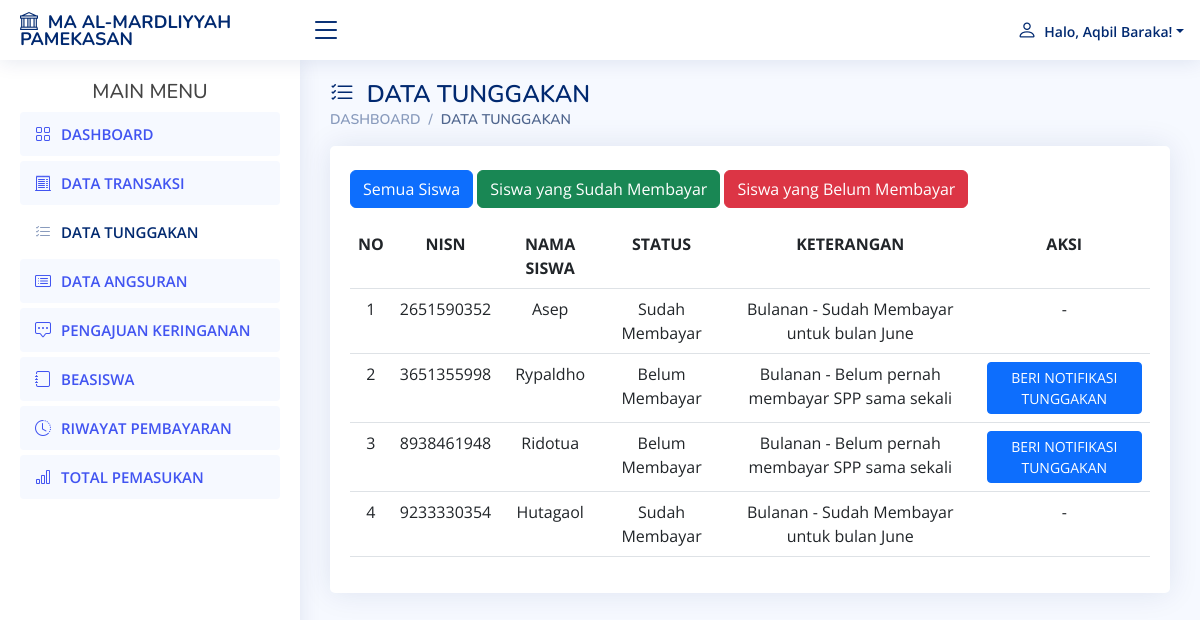
Screenshot of /petugas/tunggakan.php (signed in) with the database file from the repository.
### tables this page shows
CREATE TABLE `petugas` (
  `id_petugas` int(11) NOT NULL,
  `username` varchar(25) NOT NULL,
  `password` varchar(32) NOT NULL,
  `nama_petugas` varchar(35) NOT NULL,
  `level` enum('admin','petugas') NOT NULL,
  `foto` varchar(255) NOT NULL
);

CREATE TABLE `siswa` (
  `nisn` varchar(10) NOT NULL,
  `nis` varchar(50) NOT NULL,
  `username` varchar(50) NOT NULL,
  `password` varchar(50) NOT NULL,
  `nama` varchar(35) NOT NULL,
  `id_kelas` int(11) NOT NULL,
  `alamat` text NOT NULL,
  `no_telp` varchar(13) NOT NULL,
  `id_spp` int(11) NOT NULL,
  `foto` varchar(255) NOT NULL,
  `nama_ortu` varchar(255) NOT NULL,
  `pengajuan_baru` tinyint(4) NOT NULL DEFAULT 0
);

### petugas/tunggakan.php (the view, shortened to what this page needs)
<?php
require "../db.php";
$current_month = date('m');
$current_year = date('Y');
?>
<!DOCTYPE html>
<html lang="en">
<head>
    <?php include 'aset.php'; ?>
</head>
<body>
    <?php require "atas.php"; ?>
    <?php require "menu.php"; ?>
    <main id="main" class="main">
        <div class="pagetitle">
            <h1><i class="bi bi-list-check"></i>&nbsp; DATA TUNGGAKAN</h1>
            <nav>
                <ol class="breadcrumb">
                    <li class="breadcrumb-item"><a href="index.php">DASHBOARD</a></li>
                    <li class="breadcrumb-item active">DATA TUNGGAKAN</li>
                </ol>
            </nav>
        </div>
        <section class="section">
            <div class="row">
                <div class="col-lg-12">
                    <div class="card">
                        <div class="card-body">
                            <br>
                            <a href="tunggakan.php?status=all" class="btn btn-primary mb-3">Semua Siswa</a>
                            <a href="tunggakan.php?status=paid" class="btn btn-success mb-3">Siswa yang Sudah Membayar</a>
                            <a href="tunggakan.php?status=unpaid" class="btn btn-danger mb-3">Siswa yang Belum Membayar</a>
                            <table class="table datatable">
                                <tr>
                                    <th><center>NO</center></th>
                                    <th><center>NISN</center></th>
                                    <th><center>NAMA SISWA</center></th>
                                    <th><center>STATUS</center></th>
                                    <th><center>KETERANGAN</center></th>
                                    <th><center>AKSI</center></th>
                                </tr>
                                <?php
                                $no = 0;
                                $query = "SELECT siswa.nisn, siswa.nama,
                                          IFNULL((SELECT 'Sudah Membayar' FROM pembayaran WHERE pembayaran.nisn = siswa.nisn AND pembayaran.bulan_dibayar = '$current_month' AND pembayaran.tahun_dibayar = '$current_year' LIMIT 1), 'Belum Membayar') AS status,
                                          IFNULL((SELECT 'Semester' FROM pembayaran WHERE pembayaran.nisn = siswa.nisn AND pembayaran.jumlah_bayar >= (SELECT nominal FROM spp WHERE spp.id_spp = siswa.id_spp) * 6 LIMIT 1), 'Bulanan') AS tipe_pembayaran,
                                          (SELECT bulan_dibayar FROM pembayaran WHERE pembayaran.nisn = siswa.nisn ORDER BY tahun_dibayar DESC, bulan_dibayar DESC LIMIT 1) AS bulan_terakhir,
                                          (SELECT tahun_dibayar FROM pembayaran WHERE pembayaran.nisn = siswa.nisn ORDER BY tahun_dibayar DESC, bulan_dibayar DESC LIMIT 1) AS tahun_terakhir
                                          FROM siswa";
                                $sql = mysqli_query($kon, $query);
                                while ($row = mysqli_fetch_array($sql)) {
                                    $no++;
                                    $status = $row["status"];
                                    $keterangan = "";
                                    $bulan_terakhir = $row['bulan_terakhir'];
                                    $tahun_terakhir = $row['tahun_terakhir'];
                                    if ($status == "Belum Membayar") {
                                        if ($bulan_terakhir == null || $tahun_terakhir == null) {
                                            $keterangan = "Belum pernah membayar SPP sama sekali";
                                        } else if ($tahun_terakhir == $current_year && $bulan_terakhir < $current_month) {
                                            $keterangan = "Belum Membayar untuk bulan " . date("F", mktime(0, 0, 0, $current_month, 10));
                                        } else if ($tahun_terakhir < $current_year) {
                                            $keterangan = "Belum Membayar sejak bulan " . date("F", mktime(0, 0, 0, $bulan_terakhir + 1, 10)) . " " . ($tahun_terakhir);
                                        } else {
                                            $keterangan = "Belum Membayar";
                                        }
                                    } else {
                                        $keterangan = "Sudah Membayar untuk bulan " . date("F", mktime(0, 0, 0, $current_month, 10));
                                    }
                                ?>
                                    <tr class="text-center">
                                        <td><?= $no ?></td>
                                        <td><?= $row["nisn"] ?></td>
                                        <td><?= $row["nama"] ?></td>
                                        <td><?= $status ?></td>
                                        <td><?= $row["tipe_pembayaran"] ?> - <?= $keterangan ?></td>
                                        <td>
                                            <?php if ($status == "Belum Membayar") { ?>
                                                <form method="post" style="display:inline;">
                                                    <button type="submit" name="kirim_notif" class="btn btn-primary btn-sm">BERI NOTIFIKASI TUNGGAKAN</button>
                                                </form>
                                            <?php } else { ?>
                                                -
                                            <?php } ?>
                                        </td>
                                    </tr>
                                <?php } ?>
                            </table>
                        </div>
                    </div>
                </div>
            </div>
        </section>
    </main>
</body>
</html>

### petugas/atas.php (shortened to what this page needs)
<header id="header" class="header fixed-top d-flex align-items-center">
    <div class="d-flex align-items-center justify-content-between">
      <a href="index.php" class="logo d-flex align-items-center">
        <span class="d-none d-lg-block" style="font-size: 18px;"><i class="bi bi-bank"></i>&nbsp; MA AL-MARDLIYYAH PAMEKASAN</span>
      </a>
      <i class="bi bi-list toggle-sidebar-btn"></i>
    </div>
    <nav class="header-nav ms-auto">
      <ul class="d-flex align-items-center">
        <li class="nav-item dropdown pe-3">
          <a class="nav-link nav-profile d-flex align-items-center pe-0" href="#" data-bs-toggle="dropdown">
          <?php
            require "../db.php";
            $nisn = $_SESSION["petugas"];
            $query = "SELECT nama_petugas FROM petugas WHERE id_petugas = ?";
            $stmt = mysqli_prepare($kon, $query);
            mysqli_stmt_bind_param($stmt, "s", $nisn);
            mysqli_stmt_execute($stmt);
            $result = mysqli_stmt_get_result($stmt);
            $row = mysqli_fetch_assoc($result);
            if ($row) {
                $nama_petugas = $row['nama_petugas'];
            } else {
                $nama_petugas = 'Petugas Tidak Ditemukan';
            }
            ?>            <span class="d-none d-md-block dropdown-toggle ps-2"><i style="font-size: 20px" class="bi bi-person"></i>&nbsp; Halo, <?= htmlspecialchars($nama_petugas) ?>!</span>
          </a>
        </li>
      </ul>
    </nav>
  </header>

### assets/css/style.css (style rules this page uses)
:root { scroll-behavior: smooth; }
body { font-family: "Open Sans", sans-serif; background: #f6f9ff; color: #444444; }
a { color: #4154f1; text-decoration: none; }
h1, h2, h3, h4, h5, h6 { font-family: "Nunito", sans-serif; }
#main { margin-top: 60px; padding: 20px 30px; transition: all 0.3s; }
.pagetitle { margin-bottom: 10px; }
.pagetitle h1 { font-size: 24px; margin-bottom: 0; font-weight: 600; color: #012970; }
.card { margin-bottom: 30px; border: none; border-radius: 5px; box-shadow: 0px 0 30px rgba(1, 41, 112, 0.1); }
.card-body { padding: 0 20px 20px 20px; }
.breadcrumb { font-size: 14px; font-family: "Nunito", sans-serif; color: #899bbd; font-weight: 600; }
.breadcrumb a { color: #899bbd; transition: 0.3s; }
.breadcrumb .breadcrumb-item::before { color: #899bbd; }
.breadcrumb .active { color: #51678f; font-weight: 600; }
.logo { line-height: 1; }
@media (min-width: 1200px) { .logo { width: 280px; } }
.logo span { font-size: 26px; font-weight: 700; color: #012970; font-family: "Nunito", sans-serif; }
.header { transition: all 0.5s; z-index: 997; height: 60px; box-shadow: 0px 2px 20px rgba(1, 41, 112, 0.1); background-color: #fff; padding-left: 20px; }
.header .toggle-sidebar-btn { font-size: 32px; padding-left: 10px; cursor: pointer; color: #012970; }
.header-nav ul { list-style: none; }
.header-nav>ul { margin: 0; padding: 0; }
.header-nav .nav-profile { color: #012970; }
.header-nav .nav-profile span { font-size: 14px; font-weight: 600; }
@media (min-width: 1200px) { #main, #footer { margin-left: 300px; } }

### rows the page displays
petugas: nama_petugas "Aqbil Baraka"
siswa: nisn "2651590352", nama "Asep", status "Sudah Membayar", tipe_pembayaran "Bulanan", keterangan "Sudah Membayar untuk bulan June"
siswa: nisn "3651355998", nama "Rypaldho", status "Belum Membayar", tipe_pembayaran "Bulanan", keterangan "Belum pernah membayar SPP sama sekali"
siswa: nisn "8938461948", nama "Ridotua", status "Belum Membayar", tipe_pembayaran "Bulanan", keterangan "Belum pernah membayar SPP sama sekali"
siswa: nisn "9233330354", nama "Hutagaol", status "Sudah Membayar", tipe_pembayaran "Bulanan", keterangan "Sudah Membayar untuk bulan June"
